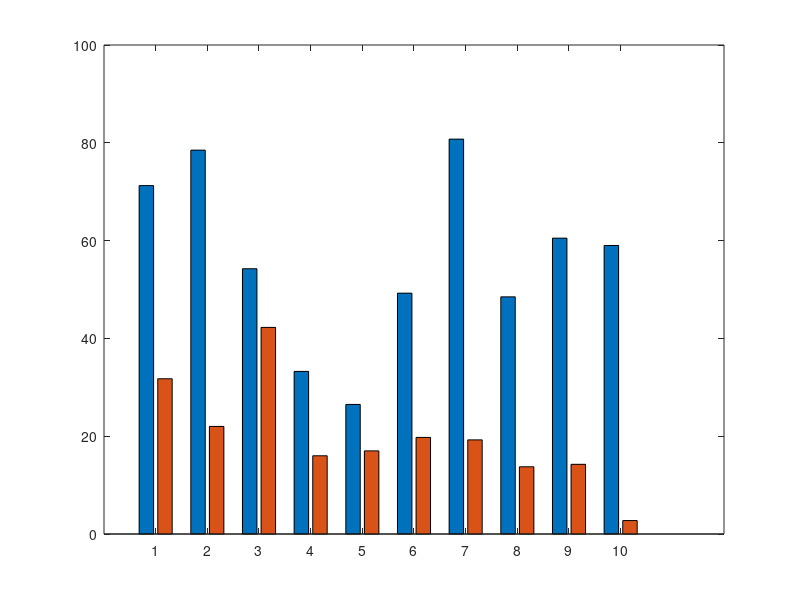

Source code (MATLAB): (Note: this script raises an error after producing the figure.)
%%
%3B
load("sensitivity_interval.mat")

g1 = repmat({'SCM+'},1,1);
g2 = repmat({'SCM-'},1,1);
g = [g1; g2];

figure(1)
b = bar(data');
b(1).FaceColor = [0.1 0.6 0.8];
b(2).FaceColor = [0.2 0.9 0.5];
legend(g)
xlabel('parameter set')
ylabel('total insensitive region')

%%
%3C
load("pars_ordered_by_sensitivity.mat")
figure(2)
b = bar(total_sensitivity);
b.FaceColor = [0.1 0.6 0.8];
xlabel('parameter')
ylabel('total sensitivity difference')
